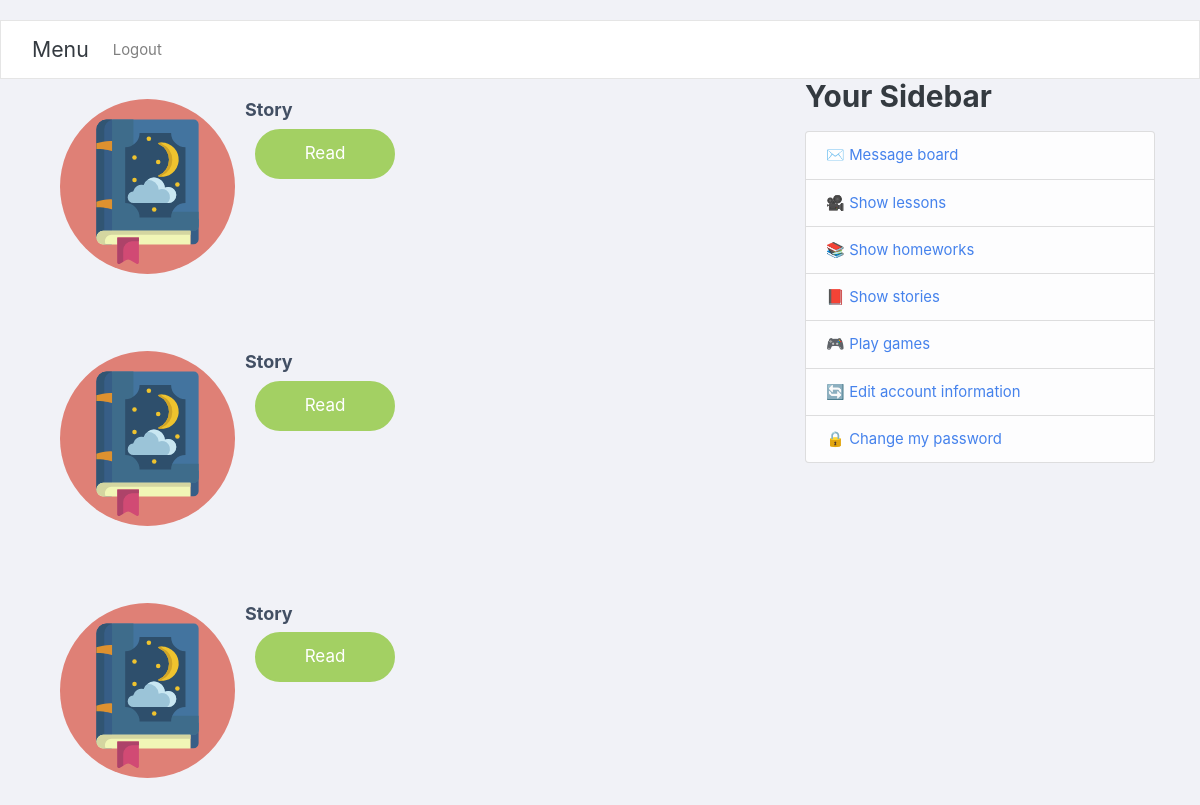
The page /Get_Kid_stories/ (signed in) on the database as committed earlier.
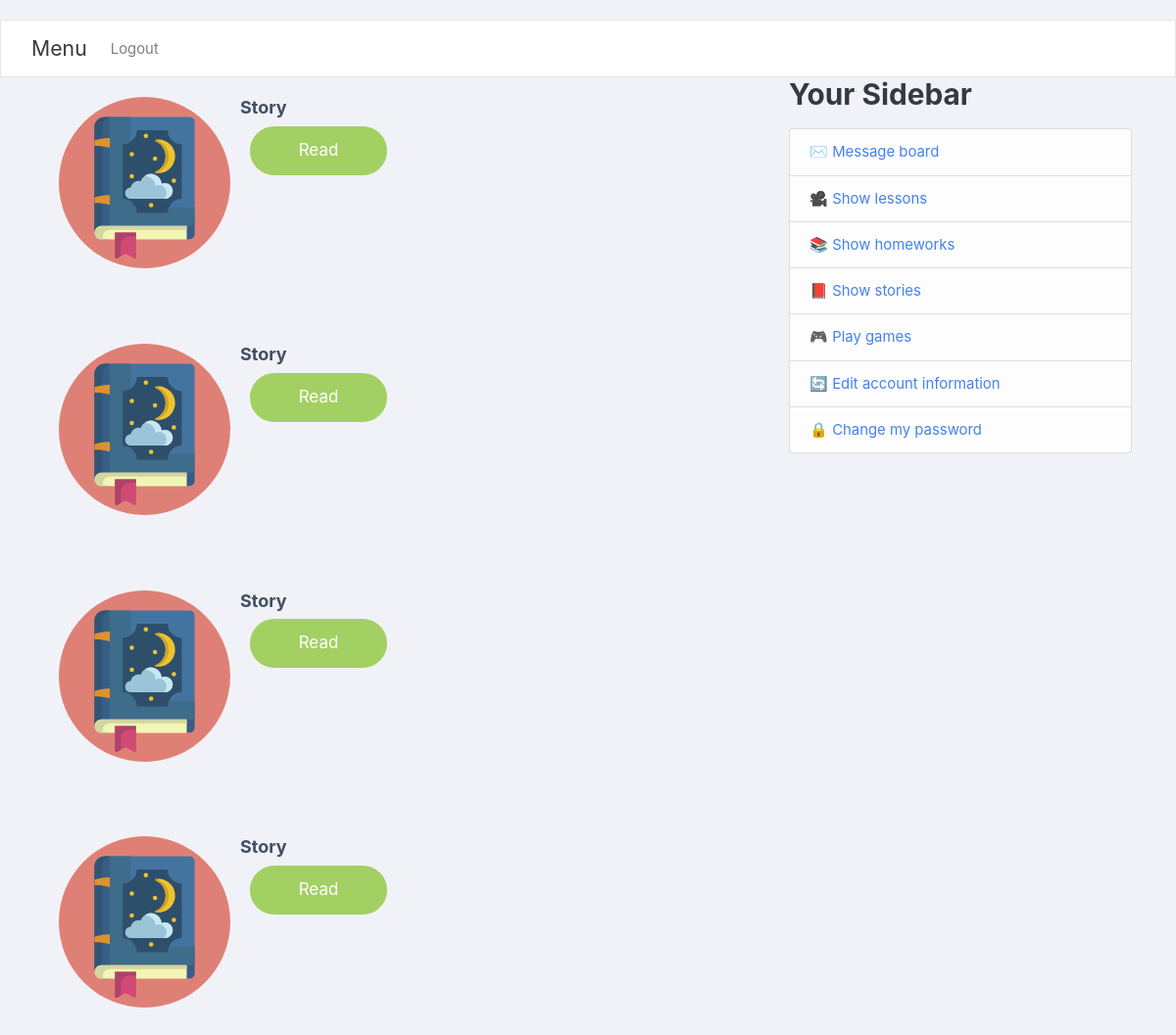
The same page on the database as committed later.
### kindergarten/models.py (models this page shows)
class Story(models.Model):
    title=models.CharField(default='Story',max_length=50)
    garten=models.ForeignKey(Kindergarten, blank=True, null=True,on_delete=models.SET_NULL)

### kindergarten/views.py (the view)
# urls.py: path('Get_Kid_stories/',Get_Kid_stories,name='Get_Kid_stories'),
@login_required
def Get_Kid_stories(req):
    if req.method == 'POST':
        id=int(req.POST.get("StoryId"))
        return Show_story_for_kid(req,id)
    else:
        kid=Kid.objects.filter(username=req.user.username).first()
        KG=kid.garten
        stories=Story.objects.filter(garten=KG).all()
        return render(req,'kindergarten/Kid_Stories.html',{'stories':stories})

### users/myapp_tags.py (called while the page is built)
@register.simple_tag
def get_model1_object(user):
    parent=Parent.objects.filter(username=user.username).first()
    teacher=Teacher.objects.filter(username=user.username).first()
    kid=Kid.objects.filter(username=user.username).first()
    ans=[]
    if parent:
        ans.append(True)
    else:
        ans.append(False)
    HaveGarten = False
    if teacher:
        try:
            Garten=Kindergarten.objects.get(myTeacher=teacher)
        except:
            HaveGarten = False
        else:
            HaveGarten = Garten.name
        ans.append(True)
    else:
        ans.append(False)
    if kid:
        ans.append(True)
    else:
        ans.append(False)
    ans.append(HaveGarten)
    return ans

### kindergarten/templates/kindergarten/Kid_Stories.html (shortened to what this page needs)
{% extends "users/base.html" %}
{% block content %}
<link href="https://maxcdn.bootstrapcdn.com/font-awesome/4.3.0/css/font-awesome.min.css" rel="stylesheet" />
<div class="container">
    <form enctype="multipart/form-data" method="POST">
    <div class="directory-info-row">
        {% for story in stories %}
        <div class="row">
            <div class="col-md-6 col-sm-6">
                <div class="panel">
                    <div class="panel-body">
                        <div class="media">
                            <a class="pull-left" href="#">
                                <img class="thumb media-object" src="/media/games/bedtime.svg" alt="" />
                            </a>
                            <div class="media-body">
                                <h4>{{story.title}}</h4>
                                <button class="button" name="StoryId" value="{{story.id}}"> Read </button>
                            </div>
                        </div>
                    </div>
                </div>
            </div>
        </div>
        <br>
        <br>
        <br>
    {%endfor%}
    </div>
    </div>
    <br>
    <br>
    <br>
{%endblock%}

Rows that differ between the two databases and show on the page:
added Story: title "Story", {{ story.id }} 8 (drawn)
